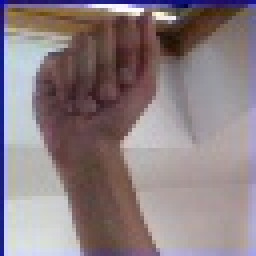
#> input picture data/A/A1078.jpg, 64 x 64 px (shown 4 times larger); its folder holds only this picture in this run
$ python cnn_utils.py
#> lines starting #> are read from the running program, lines starting #| are printed output that depends on the picture
#finger counter
import numpy as np
import cv2
import glob
import os
import math

def load_data(data_folder):
#> called with data_folder = 'data'
	class_folders = glob.glob('./' + data_folder +'/*')
	class_names=[]
	X = []
	Y = []
	y=0
	for class_folder in class_folders:
		class_names.append(os.path.basename(class_folder))
		files = glob.glob(class_folder + '/*.jpg')
		for file in files:
			img = cv2.imread(file)
#> img is the input picture: shape (64, 64, 3); mean B, G, R 130.5, 126.6, 140.3
			img = cv2.resize(img,(32,32))
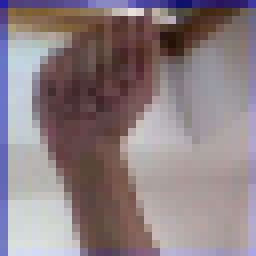
#> img: shape (32, 32, 3) (shown 8 times larger); mean B, G, R 130.6, 126.7, 140.4
			img = cv2.cvtColor(img, cv2.COLOR_BGR2GRAY)
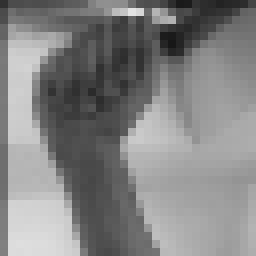
#> img: shape (32, 32) (shown 8 times larger); min 23, max 226, mean 131.2
			img = img[:, :, np.newaxis]
			#print(type(img))
			#print(img.shape)
			X.append(img)
			Y.append(y)
		#X.append(np.array(x))
		y = y + 1
#> pass 2 of the loop in load_data, `for class_folder in class_folders:`:
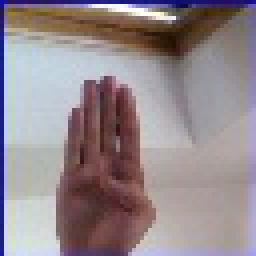
#> input picture data/B/B1022.jpg, 64 x 64 px (shown 4 times larger)
#> in load_data, img is the input picture: shape (64, 64, 3); mean B, G, R 141.5, 136.5, 148.4
#> in load_data, `img = cv2.resize(img,(32,32))`:
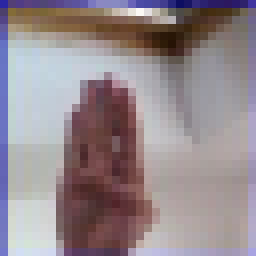
#> img: shape (32, 32, 3) (shown 8 times larger); mean B, G, R 141.6, 136.6, 148.5
#> in load_data, `img = cv2.cvtColor(img, cv2.COLOR_BGR2GRAY)`:
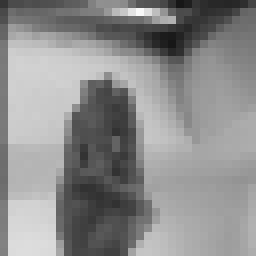
#> img: shape (32, 32) (shown 8 times larger); min 23, max 248, mean 140.7
	X = np.array(X)
	print(X.shape)
#| (2, 32, 32, 1)
	X = X/255.
	Y = np.array(Y)
	#print("here1: ",Y.shape)
	#Y.reshape(-1,1)
	Y = convert_to_one_hot(Y, 3).T
	#Y = Y.reshape(-1,len(class_folders)).T
	print("shape of input data: ", X.shape)
	print("shape of target variable: ", Y.shape)


	return X, Y, class_names


# [39 lines left out: function random_mini_batches, not called in this run]


def convert_to_one_hot(Y, C):
	Y = np.eye(C)[Y.reshape(-1)].T
	print("here2: ", Y.shape)
	return Y


# [54 lines left out: functions forward_propagation_for_predict, predict, not called in this run]

load_data('data')
#| shape of input data:  (2, 32, 32, 1)
